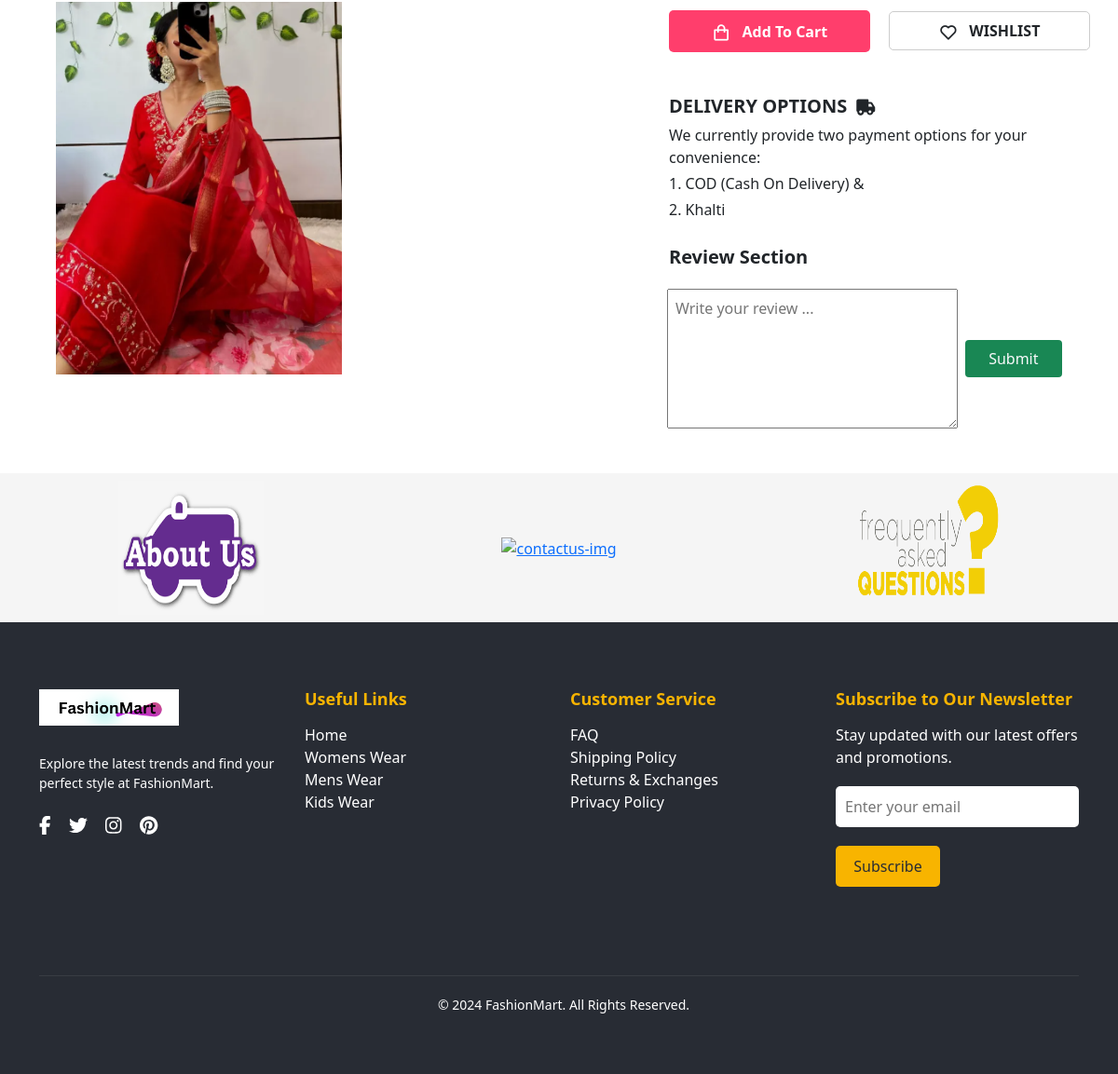
The app's page /items-details/33/ (lower part), older data.
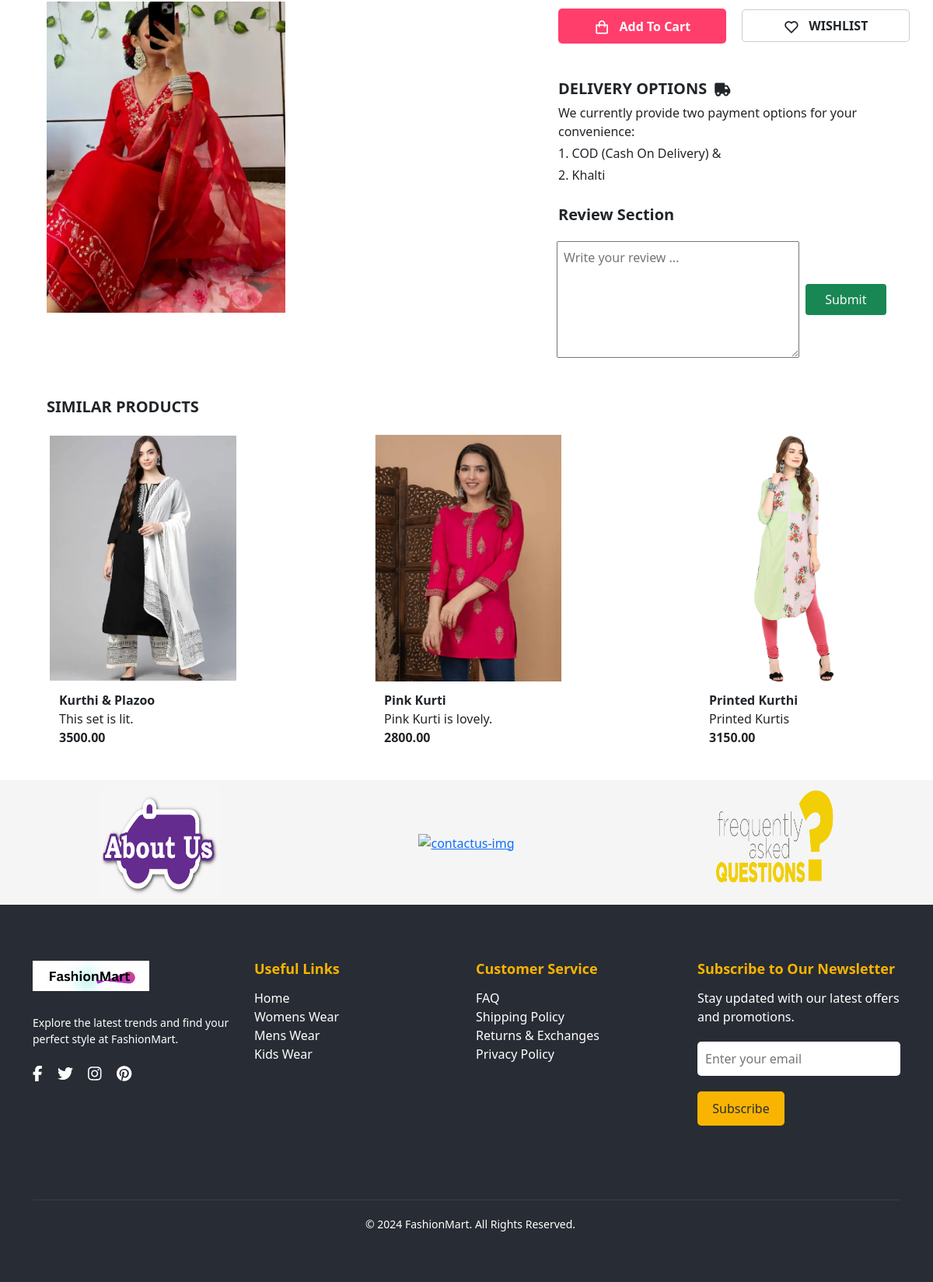
The same page, newer data.
### myeSite/models.py (models this page shows, shortened)
class Product(models.Model):
    name = models.CharField(max_length=255)
    code = models.CharField(max_length=8, default='361SVT', blank=True, null=True)
    description = models.TextField()
    stock_status = models.CharField(max_length=50, default='In Stock')
    old_price = models.DecimalField(max_digits=10, decimal_places=2, default=500,  null=True, blank=True)
    new_price = models.DecimalField(max_digits=10, decimal_places=2, default=400, null=False, blank=False)
    discount_price = models.DecimalField(max_digits=10, decimal_places=2, default=100,  null=True, blank=True)
    brand = models.ForeignKey(Brand, on_delete=models.CASCADE)
    category = models.ForeignKey(Category, on_delete=models.CASCADE)
    subcategory = models.ForeignKey(Subcategory, on_delete=models.CASCADE)
    image = models.ImageField(upload_to='product_images/')
    sizes = models.ManyToManyField(Size)
    isnew = models.BooleanField(default=False)
    search_keywords = models.CharField(max_length=100, blank=True, null=True, default="search_keyword_here")

### myeSite/views.py (the view, shortened to what this page needs)
# urls.py: path('items-details/<int:pk>/', views.itemsDetailsPage, name='itemsDetail'),
def itemsDetailsPage(request, pk):
    item = get_object_or_404(Product, pk=pk)
    related_image = item.images.all()
    product = get_object_or_404(Product, id=pk)
    reviews = Review.objects.filter(product=product)
    category_id = item.category.id if item.category else None
    recommended_products = price_based_recommendation(pk, category_id=category_id)
    return render(request, 'myeSite/productPages/items-details.html', {'item':item, 'related_images':related_image, 'reviews':reviews, 'recommended_products':recommended_products})

### myeSite/context_processors.py (called while the page is built)
def categories_processor(request):
    categories = Category.objects.all().prefetch_related('subcategories')
    return {'categories': categories}

def wishlist_item_count(request):
    if request.user.is_authenticated:
        wishlist_item_count = Wishlist.objects.filter(user=request.user).count()
    else:
        wishlist_item_count = 0
    return {'wishlist_item_count': wishlist_item_count}

### myeSite/views.py (called while the page is built)
def price_based_recommendation(product_id, category_id=None, threshold=0.2):
    current_product = Product.objects.get(id=product_id)
    current_price = current_product.new_price
    threshold_decimal = Decimal(str(threshold))  # Convert threshold to Decimal
    one = Decimal('1')  # Use Decimal instead of float for 1
    lower_bound = current_price * (one - threshold_decimal)
    upper_bound = current_price * (one + threshold_decimal)
    filters = {
        'new_price__gte': lower_bound,
        'new_price__lte': upper_bound
    }
    if category_id:
        filters['category_id'] = category_id  # Filter by category if provided
    recommended_products = Product.objects.filter(**filters).exclude(id=product_id)
    return recommended_products

### myeSite/templates/myeSite/productPages/items-details.html (shortened to what this page needs)
{% extends "main.html" %}
{% load static %}
{% block tshirtDetails %}
<div class="tshirtDetail-mainContainer mb-4">
    <div class="tshirtimages-div">
        {% if item.image %}
        <div class="tshirtImage-row">
            <img src="{{item.image.url}}" alt="primary_image">
        </div>
        {% endif %}
    </div>
    <div class="tshirtdetail-info h-auto">
        <form action="#" method="POST">
            <div class="tshirtdetail-buttons h-auto mt-1 d-flex mb-4">
                {% if item.stock_status != "Out of Stock" %}
                <button type="submit" class="text-white w-50 d-flex fw-bold align-items-center justify-content-center addtocart"><i class='bx bx-shopping-bag text-white me-2' ></i>Add To Cart</button>
                {% else %}
                <button type="submit" class="text-white w-50 d-flex fw-bold align-items-center justify-content-center addtocart" disabled><i class='bx bx-shopping-bag text-white me-2' ></i>Add To Cart</button>
                {% endif %}
            </div>
        </form>
        <form action="#" method="POST">
            <button class="bg bg-white w-50 text-dark fw-bold d-flex align-items-center justify-content-center wishlistbtn {% if item.discount_price %} has-discount {% else %}no-discount{% endif %}"><i class='bx bx-heart text-dark me-2' ></i>WISHLIST</button>
        </form>
        <div class="delivery-option h-auto mt-1 mb-4">
            <p class="text-dark fs-5 fw-semibold d-flex mb-0">DELIVERY OPTIONS<i class='bx bxs-truck fs-4 ms-2'></i></p>
            <p class="mt-1 mb-0">We currently provide two payment options for your convenience: </p>
            <p class="mt-1 mb-0">1. COD (Cash On Delivery) &</p>
            <p class="mt-1 mb-0">2. Khalti</p>
        </div>
        <div class="products-review h-auto mt-1">
            <p class="mt-1 text-dark fs-5 fw-semibold">Review Section</p>
            <form action="#" class="d-flex align-items-center mb-4" method="POST">
                <textarea style="height: 150px;" name="review" id="review" class="ms-2 p-2 w-75" placeholder="Write your review ..."></textarea>
                <input type="submit" value="Submit" class="ms-2 p-2 w-25 bg-success border-0 text-light rounded-1">
            </form>
                </div>
            </div>
        </div>
    </div>
<div class="similar-products h-auto">
    {% if recommended_products %}
    <p class="text-dark fs-5 fw-bold mt-3">SIMILAR PRODUCTS</p>
    <div class="similarProducts-list">
        <div class="similarProducts-row d-flex justify-content-between gap-2 mb-4">
            {% for product in recommended_products %}
            <div class="similarProduct-imageCard ms-1">
                <a href="{% url 'itemsDetail' product.id %}">
                    <img src={{ product.image.url }} alt="image">
                </a>
                <p class="text-dark fw-bold mb-0">{{ product.name }}</p>
                <p class="text-dark fw-light mt-0 mb-0">{{ product.description }}</p>
                <p class="text-dark fw-bold mt-0">{{ product.new_price }}</p>
            </div>
            {% endfor %}
            {% endif %}
        </div>
    </div>
</div>
{% endblock %}

Row changes from the older to the newer data that the page shows:
added Product: image (picture), name "Kurthi & Plazoo", description "This set is lit.", new_price "3500.00"
added Product: image (picture), name "Pink Kurti", description "Pink Kurti is lovely.", new_price "2800.00"
added Product: image (picture), name "Printed Kurthi", description "Printed Kurtis", new_price "3150.00"
Text that changed along with them:
text now shown: "SIMILAR PRODUCTS"
